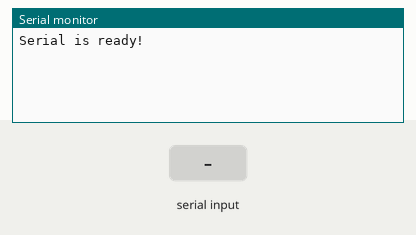
This sketch was run on a simulated ESP32. Parts: the last lines printed to the serial monitor. The test bench sets the inputs (shaded band).

Above: at 1.2 s.
1.3 s: "1" received over the second serial link
At 1.6 s:
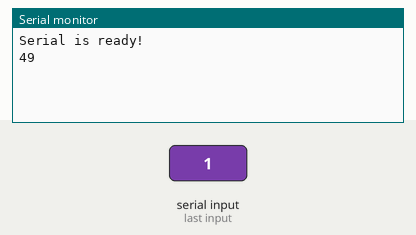
2.8 s: "0" received over the second serial link
At 4.0 s:
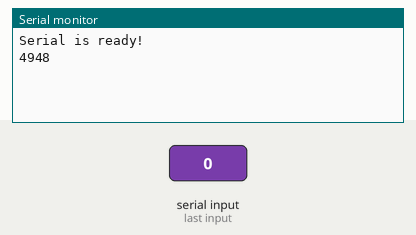

Measured:
- after the input at 1.3 s, the serial monitor: prints a new line at once (image 1)
- after the input at 2.8 s, the serial monitor: prints a new line at once (image 2)

The sketch:

AT_cmd_test.ino
```cpp
#include <SoftwareSerial.h>   // 引用程式庫

SoftwareSerial ESP(3, 2); // 接收腳, 傳送腳

void setup() {
  Serial.begin(9600);  // 與電腦序列埠連線，也能改成115200
  ESP.begin(9600);   // 與ESP-01模組連線或採用115200
  Serial.println("Serial is ready!");
  Serial.println("");
}

void loop() {
  // 若收到「序列埠監控視窗」的資料，則送到ESP-01模組。
  if (Serial.available()) {
    ESP.print(Serial.read());
  }

  // 若收到ESP-01模組的資料，則送到「序列埠監控視窗」。
  if (ESP.available()) {
    Serial.print(ESP.read());
  }
}
```
